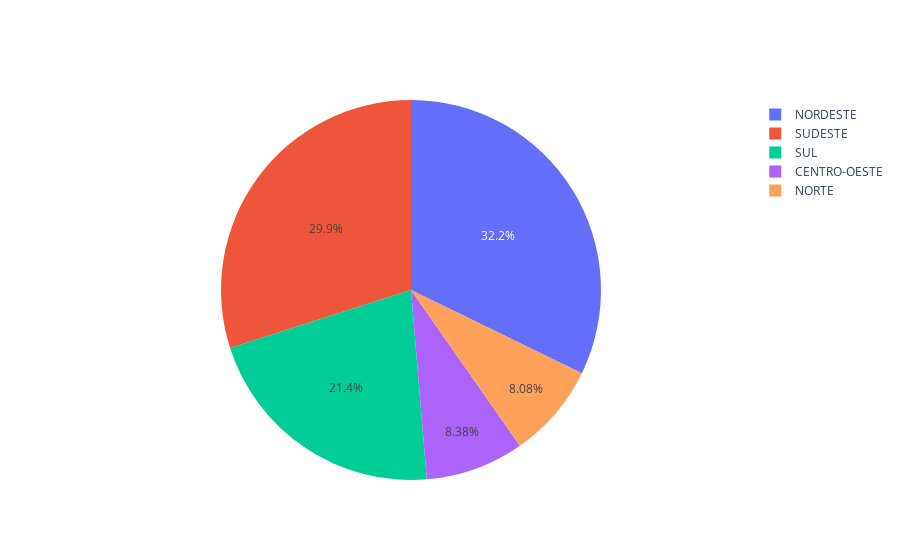

This figure's notebook cell:
### Markdown cell above
Em `labels` colocamos os nomes das regiões, e em `values` colocamos os valores:

### Code cell
pie_chart = go.Pie(labels=igm['regiao'].value_counts().index, values=igm['regiao'].value_counts())
plotly.iplot([pie_chart])

### Figure 1 — Plotly figure (JSON) as saved in the notebook; plotly's stock layout.template omitted (floating-point values rounded to 4 significant figures)
{"data": [{"labels": ["NORDESTE", "SUDESTE", "SUL", "CENTRO-OESTE", "NORTE"], "type": "pie", "values": [1794, 1668, 1191, 467, 450]}], "layout": {}}
